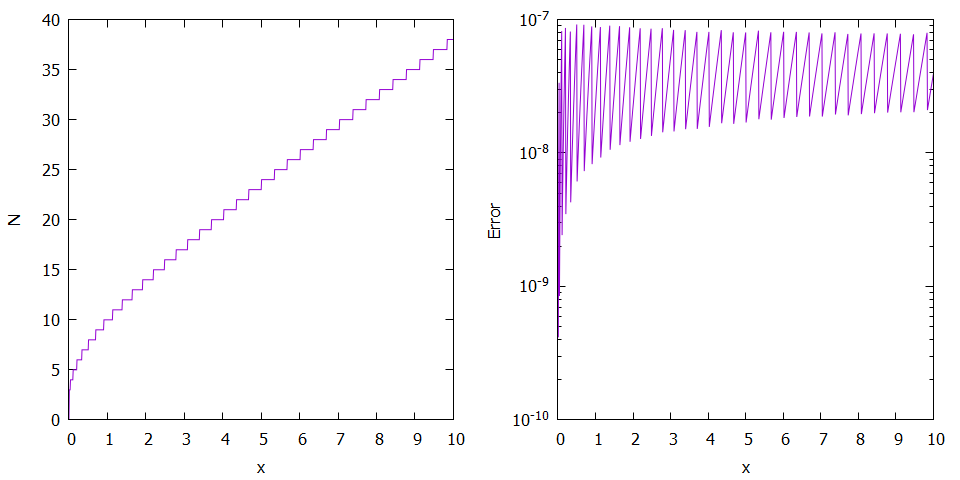

The script that saved this image:
# No queremos leyenda (cada grafica tiene solo una curva)
unset key
# Salida a un fichero png
set term pngcairo size 960,480
set output 'ejercicio2-3.png'
# Funcion que hemos usado
f(x)=exp(-x)

# Dos graficas, una al lado de la otra
set multiplot layout 1,2

# Primera grafica
set xlabel 'x'
set ylabel 'N'
plot 'ejercicio2-3.dat' using 1:3 with lines

# Segunda grafica
set xlabel 'x'
set ylabel 'Error'
# Queremos el eje y en escala logaritmica
set logscale y
# Y los numeros como potencias de diez
set format y '10^{%T}'
# Ojo! En el eje y vamos a hacer operaciones en vez
# de representar el fichero tal cual. Concretamente,
# vamos a coger nuestro desarrollo de Taylor (columna
# dos) y le vamos a restar la funcion f(x) evaluada en
# cada uno de los puntos (columna uno). Cuando se van
# a hacer operaciones las columnas se referencian como 
# $<numero> en vez de solo con el numero.
plot 'ejercicio2-3.dat' using 1:(abs($2-f($1))) with lines

unset multiplot
